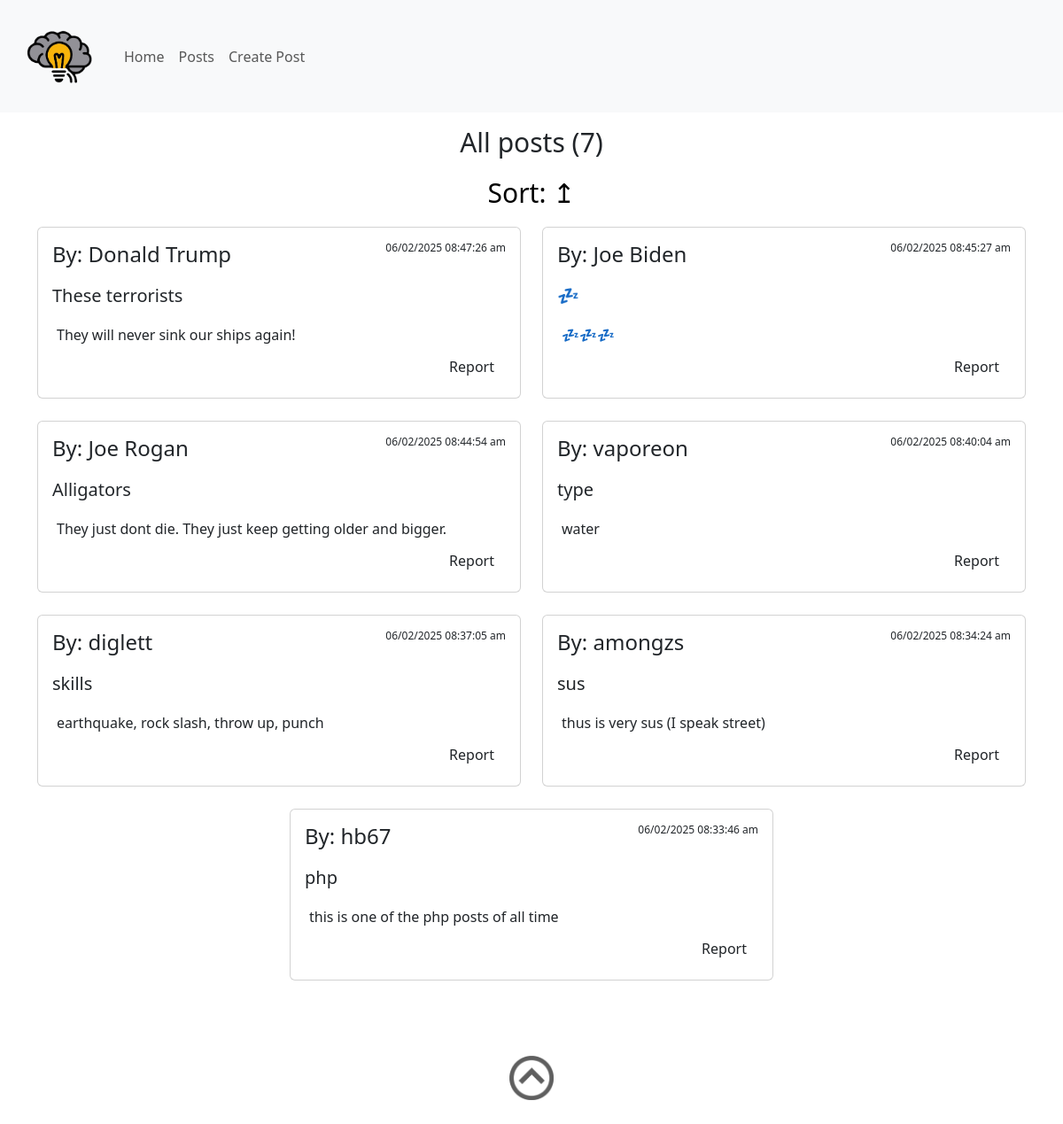
The page / on the database its author committed.
### tables this page shows
CREATE TABLE blogs (
  id int(11) NOT NULL AUTO_INCREMENT,
  name varchar(50) NOT NULL,
  title varchar(255) NOT NULL,
  content varchar(255) NOT NULL,
  created_at varchar(255) NOT NULL,
  reports varchar(255) DEFAULT NULL,
  visibility tinyint(1) NOT NULL DEFAULT 1,
  PRIMARY KEY (id)
);

### posts.php (called while the page is built, shortened)
<?php
class Posts
{
    private $conn;
    function __construct($server, $user, $password, $database)
    {
        $this->conn = new mysqli($server, $user, $password, $database);
    }
    function getPosts()
    {
        $sql = "SELECT * FROM blogs WHERE visibility = true";
        $result = $this->conn->query($sql);
        $posts = [];
        while ($row = $result->fetch_object()) {
            $posts[] = new Post($row->id, $row->name, $row->title, $row->content, $row->created_at);
        }
        return $posts;
    }
    function sortDesc($posts)
    {
        $posts = array_reverse($posts);
        return $posts;
    }
}

### postlist.php (the view, shortened to what this page needs)
<?php
    include_once "posts.php";
    $postsModel = new Posts("localhost", "root", "", "blog");
    $order = $_GET['order'] ?? 'desc';
    if ($order == "asc") {
        $posts = $postsModel->sortAsc($postsModel->getPosts());
    } else {
        $posts = $postsModel->sortDesc($postsModel->getPosts());
    }
?>
    <div class="header-d-flex flex-column align-items-center text-center my-3">
        <h1 class='my-3 text-center' <?php if (empty($posts)){echo "style='display: none;'";}?>>All posts (<?php echo count($posts) ?>)</h1>
        <a class="sort" href="?todo=list&order=asc" <?php if ($order == "asc" || count($posts) < 2){echo "style='display: none;'";}?>>Sort:  &#8613;</a>
    </div>
<?php
    if (empty($posts))
    {
        echo "<div class='text-center'>";
        echo "<h4 class='my-5'>There are no posts available.</h4>";
        echo "<p>You can create your own post here:</p>";
        echo "<a class='btn btn-primary' href='?todo=new'>Create a Post</a>";
        echo "</div>";
    }
    else
    {
        echo "<div class='row'>";
        foreach ($posts as $post)
        {
            echo "
            <div class='col-sm-6'>
                <div class='card'>
                    <div class='card-body'>
                        <h4><span class='date'>$post->created_at</span>By: $post->name </h4>
                        <h5 class='card-title title'>$post->title</h5>
                        <p class='card-text content'>$post->content</p>
                        <a href='?todo=report&id=$post->id' class='btn report'>Report</a>
                    </div>
                </div>
            </div>
        ";
        }
        echo "</div>";
        if(count($posts) > 6){
            echo "<a class='arrow' href='#top'><img src='arrow.png' alt='To the top' class='arrow'></a>";
        }
    }
?>

### index.php (shortened to what this page needs)
<!DOCTYPE html>
<html lang="en">
<head>
    <link href="https://cdn.jsdelivr.net/npm/bootstrap@5.3.6/dist/css/bootstrap.min.css" rel="stylesheet">
    <link rel="stylesheet" href="style.css">
</head>
<body>
    <nav class="navbar navbar-expand-lg navbar-light bg-light p-3">
        <a class="navbar-brand" href=""><img src="blog.png" alt="Blog" id="brand"></a>
        <div class="collapse navbar-collapse" id="navbarNavAltMarkup">
            <div class="navbar-nav">
                <a class="nav-item nav-link" href="?todo=home">Home</a>
                <a class="nav-item nav-link" href="?todo=list">Posts</a>
                <a class="nav-item nav-link" href="?todo=new">Create Post</a>
            </div>
        </div>
    </nav>
    <div class="container">
        <?php
        include_once "posts.php";
        $todo = $_GET['todo'] ?? 'list';
        switch ($todo) {
            case "list":
                include_once "postlist.php";
                break;
        }
        ?>
    </div>
</body>
</html>

### style.css (style rules this page uses)
#brand { padding: 10px; width: 100px; }
.date { float: right; font-size: 12px; }
.title { margin-top: 20px; }
.content { margin: 5px; margin-top: 20px; }
.report { float: right; }
.col-sm-6 { margin: auto; margin-bottom: 25px; height: 100%; }
.sort { font-size: 30px; color: black; text-decoration: none; }
h1 { font-size: 30px; }
.arrow { margin: auto; display: block; width: 50px; margin-top: 60px; margin-bottom: 50px; cursor: pointer; }

### rows shown on the page
blogs: created_at "06/02/2025 08:47:26 am", name "Donald Trump", title "These terrorists", content "They will never sink our ships again!"
blogs: created_at "06/02/2025 08:45:27 am", name "Joe Biden", title "💤", content "💤💤💤"
blogs: created_at "06/02/2025 08:44:54 am", name "Joe Rogan", title "Alligators", content "They just dont die. They just keep getting older and bigger."
blogs: created_at "06/02/2025 08:40:04 am", name "vaporeon", title "type", content "water"
blogs: created_at "06/02/2025 08:37:05 am", name "diglett", title "skills", content "earthquake, rock slash, throw up, punch"
blogs: created_at "06/02/2025 08:34:24 am", name "amongzs", title "sus", content "thus is very sus (I speak street)"
blogs: created_at "06/02/2025 08:33:46 am", name "hb67", title "php", content "this is one of the php posts of all time"

### other values the page prints
count($posts) "7"
